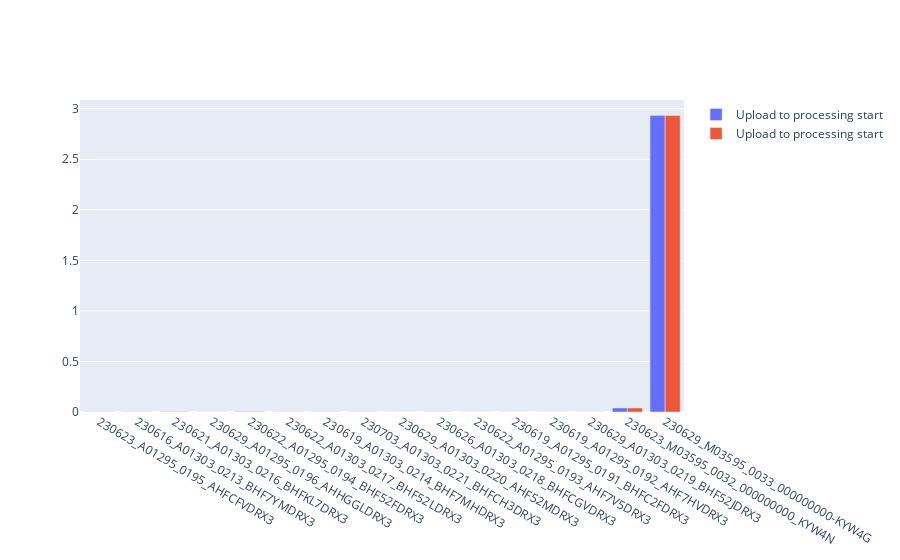

Notebook code cell kept with this figure:
### Code cell
# Add a trace for the time between data upload and the first job being run
fig.add_trace(
    go.Bar(
        x=audit_df["run_name"],
        y=audit_df["upload_to_first_job"],
        name="Upload to processing start",
        legendrank=4
    )
)
fig

### Figure 1 — Plotly figure (JSON) as saved in the notebook; plotly's stock layout.template omitted (floating-point values rounded to 4 significant figures)
{"data": [{"legendrank": 4, "name": "Upload to processing start", "type": "bar", "x": ["230623_A01295_0195_AHFCFVDRX3", "230616_A01303_0213_BHF7YMDRX3", "230621_A01303_0216_BHFKL7DRX3", "230629_A01295_0196_AHHGGLDRX3", "230622_A01295_0194_BHF52FDRX3", "230622_A01303_0217_BHF52LDRX3", "230619_A01303_0214_BHF7MHDRX3", "230703_A01303_0221_BHFCH3DRX3", "230629_A01303_0220_AHF52MDRX3", "230626_A01303_0218_BHFCGVDRX3", "230622_A01295_0193_AHF7V5DRX3", "230619_A01295_0191_BHFC2FDRX3", "230619_A01295_0192_AHF7HVDRX3", "230629_A01303_0219_BHF52JDRX3", "230623_M03595_0032_000000000_KYW4N", "230629_M03595_0033_000000000-KYW4G"], "y": [0.002, 0.002, 0.003, 0.001, 0.004, 0.002, 0.002, 0.002, 0.001, 0.002, 0.001, 0.001, 0.001, 0.001, 0.04, 2.932]}, {"legendrank": 4, "name": "Upload to processing start", "type": "bar", "x": ["230623_A01295_0195_AHFCFVDRX3", "230616_A01303_0213_BHF7YMDRX3", "230621_A01303_0216_BHFKL7DRX3", "230629_A01295_0196_AHHGGLDRX3", "230622_A01295_0194_BHF52FDRX3", "230622_A01303_0217_BHF52LDRX3", "230619_A01303_0214_BHF7MHDRX3", "230703_A01303_0221_BHFCH3DRX3", "230629_A01303_0220_AHF52MDRX3", "230626_A01303_0218_BHFCGVDRX3", "230622_A01295_0193_AHF7V5DRX3", "230619_A01295_0191_BHFC2FDRX3", "230619_A01295_0192_AHF7HVDRX3", "230629_A01303_0219_BHF52JDRX3", "230623_M03595_0032_000000000_KYW4N", "230629_M03595_0033_000000000-KYW4G"], "y": [0.002, 0.002, 0.003, 0.001, 0.004, 0.002, 0.002, 0.002, 0.001, 0.002, 0.001, 0.001, 0.001, 0.001, 0.04, 2.932]}], "layout": {}}
